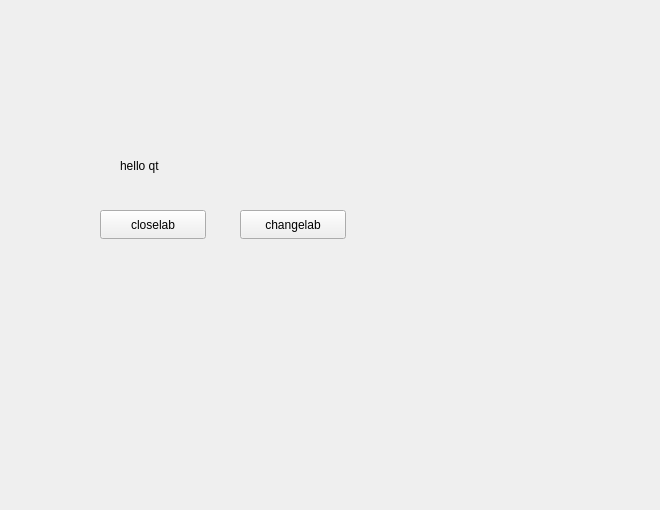
<?xml version="1.0" encoding="UTF-8"?>
<ui version="4.0">
 <class>Widget</class>
 <widget class="QWidget" name="Widget">
  <property name="geometry">
   <rect>
    <x>0</x>
    <y>0</y>
    <width>660</width>
    <height>510</height>
   </rect>
  </property>
  <property name="windowTitle">
   <string>Widget</string>
  </property>
  <widget class="QLabel" name="lab">
   <property name="geometry">
    <rect>
     <x>120</x>
     <y>150</y>
     <width>71</width>
     <height>31</height>
    </rect>
   </property>
   <property name="text">
    <string>hello qt</string>
   </property>
  </widget>
  <widget class="QPushButton" name="btn">
   <property name="geometry">
    <rect>
     <x>100</x>
     <y>210</y>
     <width>106</width>
     <height>29</height>
    </rect>
   </property>
   <property name="text">
    <string>closelab</string>
   </property>
  </widget>
  <widget class="QPushButton" name="btn2">
   <property name="geometry">
    <rect>
     <x>240</x>
     <y>210</y>
     <width>106</width>
     <height>29</height>
    </rect>
   </property>
   <property name="text">
    <string>changelab</string>
   </property>
  </widget>
 </widget>
 <layoutdefault spacing="6" margin="11"/>
 <resources/>
 <connections>
  <connection>
   <sender>btn</sender>
   <signal>clicked()</signal>
   <receiver>lab</receiver>
   <slot>close()</slot>
   <hints>
    <hint type="sourcelabel">
     <x>292</x>
     <y>254</y>
    </hint>
    <hint type="destinationlabel">
     <x>295</x>
     <y>189</y>
    </hint>
   </hints>
  </connection>
 </connections>
</ui>
